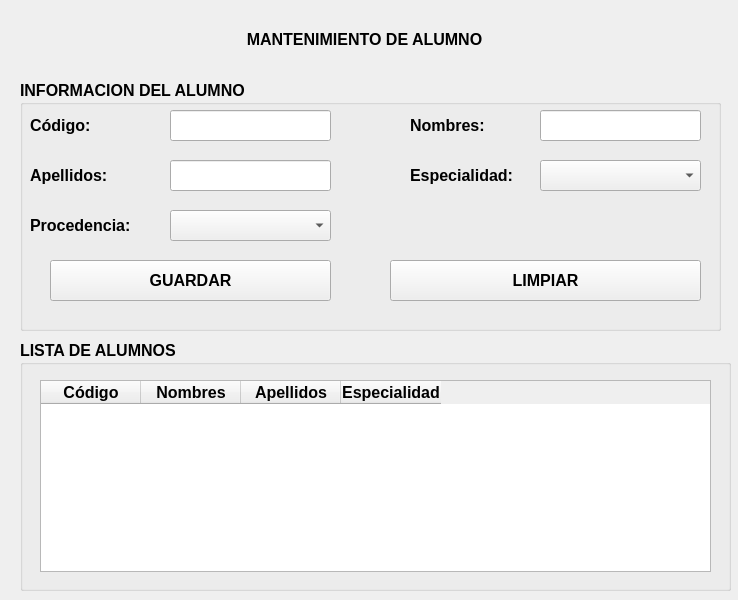
<?xml version="1.0" encoding="UTF-8"?>
<ui version="4.0">
 <class>MainWindow</class>
 <widget class="QMainWindow" name="MainWindow">
  <property name="geometry">
   <rect>
    <x>0</x>
    <y>0</y>
    <width>738</width>
    <height>600</height>
   </rect>
  </property>
  <property name="windowTitle">
   <string>MainWindow</string>
  </property>
  <widget class="QWidget" name="centralwidget">
   <widget class="QLabel" name="label">
    <property name="geometry">
     <rect>
      <x>14</x>
      <y>19</y>
      <width>701</width>
      <height>41</height>
     </rect>
    </property>
    <property name="font">
     <font>
      <pointsize>12</pointsize>
      <weight>75</weight>
      <bold>true</bold>
     </font>
    </property>
    <property name="contextMenuPolicy">
     <enum>Qt::CustomContextMenu</enum>
    </property>
    <property name="layoutDirection">
     <enum>Qt::LeftToRight</enum>
    </property>
    <property name="text">
     <string>MANTENIMIENTO DE ALUMNO</string>
    </property>
    <property name="scaledContents">
     <bool>false</bool>
    </property>
    <property name="alignment">
     <set>Qt::AlignCenter</set>
    </property>
   </widget>
   <widget class="QGroupBox" name="groupBox">
    <property name="geometry">
     <rect>
      <x>20</x>
      <y>80</y>
      <width>701</width>
      <height>251</height>
     </rect>
    </property>
    <property name="font">
     <font>
      <pointsize>12</pointsize>
      <weight>75</weight>
      <bold>true</bold>
     </font>
    </property>
    <property name="title">
     <string>INFORMACION DEL ALUMNO</string>
    </property>
    <widget class="QLabel" name="label_2">
     <property name="geometry">
      <rect>
       <x>10</x>
       <y>30</y>
       <width>111</width>
       <height>31</height>
      </rect>
     </property>
     <property name="text">
      <string>Código:</string>
     </property>
    </widget>
    <widget class="QLineEdit" name="txtcodigo">
     <property name="geometry">
      <rect>
       <x>150</x>
       <y>30</y>
       <width>161</width>
       <height>31</height>
      </rect>
     </property>
    </widget>
    <widget class="QLabel" name="label_3">
     <property name="geometry">
      <rect>
       <x>390</x>
       <y>30</y>
       <width>111</width>
       <height>31</height>
      </rect>
     </property>
     <property name="text">
      <string>Nombres:</string>
     </property>
    </widget>
    <widget class="QLineEdit" name="txtnombres">
     <property name="geometry">
      <rect>
       <x>520</x>
       <y>30</y>
       <width>161</width>
       <height>31</height>
      </rect>
     </property>
    </widget>
    <widget class="QLabel" name="label_4">
     <property name="geometry">
      <rect>
       <x>10</x>
       <y>80</y>
       <width>111</width>
       <height>31</height>
      </rect>
     </property>
     <property name="text">
      <string>Apellidos:</string>
     </property>
    </widget>
    <widget class="QLabel" name="label_5">
     <property name="geometry">
      <rect>
       <x>390</x>
       <y>80</y>
       <width>111</width>
       <height>31</height>
      </rect>
     </property>
     <property name="text">
      <string>Especialidad:</string>
     </property>
    </widget>
    <widget class="QLineEdit" name="txtapellidos">
     <property name="geometry">
      <rect>
       <x>150</x>
       <y>80</y>
       <width>161</width>
       <height>31</height>
      </rect>
     </property>
    </widget>
    <widget class="QLabel" name="label_6">
     <property name="geometry">
      <rect>
       <x>10</x>
       <y>130</y>
       <width>131</width>
       <height>31</height>
      </rect>
     </property>
     <property name="text">
      <string>Procedencia:</string>
     </property>
    </widget>
    <widget class="QComboBox" name="cbprocedencia">
     <property name="geometry">
      <rect>
       <x>150</x>
       <y>130</y>
       <width>161</width>
       <height>31</height>
      </rect>
     </property>
    </widget>
    <widget class="QComboBox" name="cbespecialidad">
     <property name="geometry">
      <rect>
       <x>520</x>
       <y>80</y>
       <width>161</width>
       <height>31</height>
      </rect>
     </property>
    </widget>
    <widget class="QPushButton" name="btnguardar">
     <property name="geometry">
      <rect>
       <x>30</x>
       <y>180</y>
       <width>281</width>
       <height>41</height>
      </rect>
     </property>
     <property name="text">
      <string>GUARDAR</string>
     </property>
    </widget>
    <widget class="QPushButton" name="btnlimpiar">
     <property name="geometry">
      <rect>
       <x>370</x>
       <y>180</y>
       <width>311</width>
       <height>41</height>
      </rect>
     </property>
     <property name="text">
      <string>LIMPIAR</string>
     </property>
    </widget>
   </widget>
   <widget class="QGroupBox" name="groupBox_2">
    <property name="geometry">
     <rect>
      <x>20</x>
      <y>340</y>
      <width>711</width>
      <height>251</height>
     </rect>
    </property>
    <property name="font">
     <font>
      <pointsize>12</pointsize>
      <weight>75</weight>
      <bold>true</bold>
     </font>
    </property>
    <property name="title">
     <string>LISTA DE ALUMNOS</string>
    </property>
    <widget class="QTableWidget" name="tblalumnos">
     <property name="geometry">
      <rect>
       <x>20</x>
       <y>40</y>
       <width>671</width>
       <height>192</height>
      </rect>
     </property>
     <column>
      <property name="text">
       <string>Código</string>
      </property>
     </column>
     <column>
      <property name="text">
       <string>Nombres</string>
      </property>
     </column>
     <column>
      <property name="text">
       <string>Apellidos</string>
      </property>
     </column>
     <column>
      <property name="text">
       <string>Especialidad</string>
      </property>
     </column>
    </widget>
   </widget>
  </widget>
 </widget>
 <resources/>
 <connections/>
</ui>
